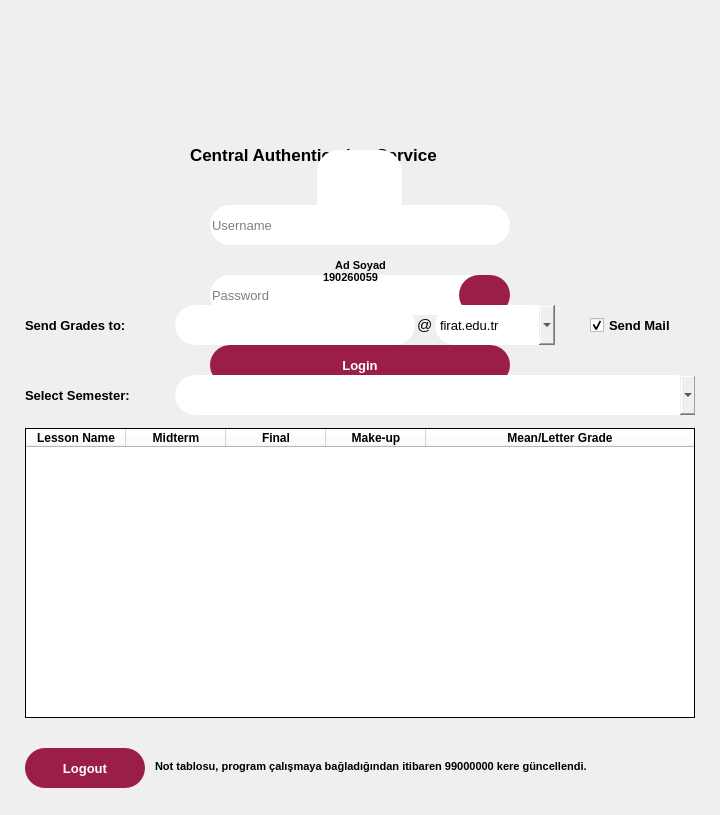
<?xml version="1.0" encoding="UTF-8"?>
<ui version="4.0">
 <class>MainWindow</class>
 <widget class="QMainWindow" name="MainWindow">
  <property name="windowModality">
   <enum>Qt::ApplicationModal</enum>
  </property>
  <property name="enabled">
   <bool>true</bool>
  </property>
  <property name="geometry">
   <rect>
    <x>0</x>
    <y>0</y>
    <width>720</width>
    <height>815</height>
   </rect>
  </property>
  <property name="sizePolicy">
   <sizepolicy hsizetype="Fixed" vsizetype="Fixed">
    <horstretch>0</horstretch>
    <verstretch>0</verstretch>
   </sizepolicy>
  </property>
  <property name="minimumSize">
   <size>
    <width>720</width>
    <height>815</height>
   </size>
  </property>
  <property name="maximumSize">
   <size>
    <width>720</width>
    <height>815</height>
   </size>
  </property>
  <property name="windowTitle">
   <string>Fırat OBS Not Gönderme Sistemi</string>
  </property>
  <property name="windowIcon">
   <iconset>
    <normaloff>images/ikon.png</normaloff>images/ikon.png</iconset>
  </property>
  <property name="styleSheet">
   <string notr="true"/>
  </property>
  <property name="tabShape">
   <enum>QTabWidget::Rounded</enum>
  </property>
  <property name="dockOptions">
   <set>QMainWindow::AllowTabbedDocks|QMainWindow::AnimatedDocks</set>
  </property>
  <widget class="QWidget" name="centralwidget">
   <property name="sizePolicy">
    <sizepolicy hsizetype="Fixed" vsizetype="Fixed">
     <horstretch>0</horstretch>
     <verstretch>0</verstretch>
    </sizepolicy>
   </property>
   <property name="focusPolicy">
    <enum>Qt::NoFocus</enum>
   </property>
   <property name="contextMenuPolicy">
    <enum>Qt::NoContextMenu</enum>
   </property>
   <property name="styleSheet">
    <string notr="true"/>
   </property>
   <widget class="QWidget" name="login_screen_widget" native="true">
    <property name="geometry">
     <rect>
      <x>190</x>
      <y>140</y>
      <width>351</width>
      <height>261</height>
     </rect>
    </property>
    <widget class="QLabel" name="login_screen_title">
     <property name="geometry">
      <rect>
       <x>0</x>
       <y>0</y>
       <width>340</width>
       <height>30</height>
      </rect>
     </property>
     <property name="font">
      <font>
       <pointsize>13</pointsize>
       <weight>75</weight>
       <bold>true</bold>
      </font>
     </property>
     <property name="text">
      <string>Central Authentication Service</string>
     </property>
    </widget>
    <widget class="QLineEdit" name="password">
     <property name="geometry">
      <rect>
       <x>20</x>
       <y>135</y>
       <width>300</width>
       <height>40</height>
      </rect>
     </property>
     <property name="font">
      <font>
       <pointsize>10</pointsize>
      </font>
     </property>
     <property name="focusPolicy">
      <enum>Qt::StrongFocus</enum>
     </property>
     <property name="styleSheet">
      <string notr="true">border:2px;
border-radius:20px</string>
     </property>
     <property name="echoMode">
      <enum>QLineEdit::Password</enum>
     </property>
     <property name="placeholderText">
      <string>Password</string>
     </property>
    </widget>
    <widget class="QLineEdit" name="username">
     <property name="geometry">
      <rect>
       <x>20</x>
       <y>65</y>
       <width>300</width>
       <height>40</height>
      </rect>
     </property>
     <property name="font">
      <font>
       <pointsize>10</pointsize>
      </font>
     </property>
     <property name="autoFillBackground">
      <bool>false</bool>
     </property>
     <property name="styleSheet">
      <string notr="true">border:2px;
border-radius:20px</string>
     </property>
     <property name="maxLength">
      <number>9</number>
     </property>
     <property name="placeholderText">
      <string>Username</string>
     </property>
    </widget>
    <widget class="QPushButton" name="login">
     <property name="geometry">
      <rect>
       <x>20</x>
       <y>205</y>
       <width>300</width>
       <height>40</height>
      </rect>
     </property>
     <property name="font">
      <font>
       <pointsize>10</pointsize>
       <weight>75</weight>
       <bold>true</bold>
      </font>
     </property>
     <property name="styleSheet">
      <string notr="true">color:rgb(255, 255, 255);
background: rgb(155, 30, 72);
border:2px;
border-radius:20px</string>
     </property>
     <property name="text">
      <string>Login</string>
     </property>
     <property name="icon">
      <iconset>
       <normaloff>images/giris.png</normaloff>images/giris.png</iconset>
     </property>
     <property name="iconSize">
      <size>
       <width>25</width>
       <height>25</height>
      </size>
     </property>
    </widget>
    <widget class="QPushButton" name="show_hide_password">
     <property name="geometry">
      <rect>
       <x>269</x>
       <y>135</y>
       <width>51</width>
       <height>40</height>
      </rect>
     </property>
     <property name="font">
      <font>
       <weight>75</weight>
       <bold>true</bold>
      </font>
     </property>
     <property name="styleSheet">
      <string notr="true">color:rgb(255, 255, 255);
background: rgb(155, 30, 72);
border:2px;
border-radius:20px</string>
     </property>
     <property name="text">
      <string/>
     </property>
     <property name="icon">
      <iconset>
       <normaloff>images/goster.png</normaloff>images/goster.png</iconset>
     </property>
    </widget>
   </widget>
   <widget class="QWidget" name="grades_screen_widget" native="true">
    <property name="geometry">
     <rect>
      <x>25</x>
      <y>50</y>
      <width>670</width>
      <height>738</height>
     </rect>
    </property>
    <widget class="QComboBox" name="semester">
     <property name="geometry">
      <rect>
       <x>150</x>
       <y>325</y>
       <width>521</width>
       <height>40</height>
      </rect>
     </property>
     <property name="font">
      <font>
       <pointsize>10</pointsize>
      </font>
     </property>
     <property name="styleSheet">
      <string notr="true">border:2px;
border-radius:20px</string>
     </property>
    </widget>
    <widget class="QComboBox" name="mail_host">
     <property name="geometry">
      <rect>
       <x>410</x>
       <y>255</y>
       <width>120</width>
       <height>40</height>
      </rect>
     </property>
     <property name="font">
      <font>
       <pointsize>10</pointsize>
      </font>
     </property>
     <property name="styleSheet">
      <string notr="true">border:2px;
border-radius:20px</string>
     </property>
     <property name="editable">
      <bool>false</bool>
     </property>
     <property name="currentText">
      <string>firat.edu.tr</string>
     </property>
     <item>
      <property name="text">
       <string>firat.edu.tr</string>
      </property>
     </item>
     <item>
      <property name="text">
       <string>gmail.com</string>
      </property>
     </item>
     <item>
      <property name="text">
       <string>hotmail.com</string>
      </property>
     </item>
     <item>
      <property name="text">
       <string>outlook.com</string>
      </property>
     </item>
    </widget>
    <widget class="QLabel" name="photo">
     <property name="geometry">
      <rect>
       <x>292</x>
       <y>100</y>
       <width>85</width>
       <height>85</height>
      </rect>
     </property>
     <property name="styleSheet">
      <string notr="true">background:rgb(255, 255, 255);
border:2px;
border-radius:22px

</string>
     </property>
     <property name="text">
      <string/>
     </property>
    </widget>
    <widget class="QLabel" name="semester_label">
     <property name="geometry">
      <rect>
       <x>0</x>
       <y>337</y>
       <width>151</width>
       <height>16</height>
      </rect>
     </property>
     <property name="font">
      <font>
       <pointsize>10</pointsize>
       <weight>75</weight>
       <bold>true</bold>
      </font>
     </property>
     <property name="text">
      <string>Select Semester:</string>
     </property>
    </widget>
    <widget class="QPushButton" name="logout">
     <property name="geometry">
      <rect>
       <x>0</x>
       <y>698</y>
       <width>120</width>
       <height>40</height>
      </rect>
     </property>
     <property name="font">
      <font>
       <pointsize>10</pointsize>
       <weight>75</weight>
       <bold>true</bold>
      </font>
     </property>
     <property name="styleSheet">
      <string notr="true">color:rgb(255, 255, 255);
background: rgb(155, 30, 72);
border:2px;
border-radius:20px</string>
     </property>
     <property name="text">
      <string>Logout</string>
     </property>
     <property name="icon">
      <iconset>
       <normaloff>images/cikis.png</normaloff>images/cikis.png</iconset>
     </property>
     <property name="iconSize">
      <size>
       <width>25</width>
       <height>25</height>
      </size>
     </property>
    </widget>
    <widget class="QLabel" name="name_surname">
     <property name="geometry">
      <rect>
       <x>160</x>
       <y>205</y>
       <width>351</width>
       <height>20</height>
      </rect>
     </property>
     <property name="font">
      <font>
       <pointsize>8</pointsize>
       <weight>75</weight>
       <bold>true</bold>
      </font>
     </property>
     <property name="text">
      <string>Ad Soyad</string>
     </property>
     <property name="alignment">
      <set>Qt::AlignCenter</set>
     </property>
    </widget>
    <widget class="QCheckBox" name="send_mail">
     <property name="geometry">
      <rect>
       <x>565</x>
       <y>265</y>
       <width>111</width>
       <height>20</height>
      </rect>
     </property>
     <property name="font">
      <font>
       <pointsize>10</pointsize>
       <weight>75</weight>
       <italic>false</italic>
       <bold>true</bold>
       <kerning>true</kerning>
      </font>
     </property>
     <property name="text">
      <string>Send Mail</string>
     </property>
     <property name="checked">
      <bool>true</bool>
     </property>
     <property name="autoRepeat">
      <bool>false</bool>
     </property>
    </widget>
    <widget class="QLabel" name="at_symbol">
     <property name="geometry">
      <rect>
       <x>392</x>
       <y>267</y>
       <width>16</width>
       <height>16</height>
      </rect>
     </property>
     <property name="font">
      <font>
       <pointsize>11</pointsize>
       <weight>50</weight>
       <bold>false</bold>
      </font>
     </property>
     <property name="text">
      <string>@</string>
     </property>
    </widget>
    <widget class="QLabel" name="mail_label">
     <property name="geometry">
      <rect>
       <x>0</x>
       <y>267</y>
       <width>151</width>
       <height>16</height>
      </rect>
     </property>
     <property name="font">
      <font>
       <pointsize>10</pointsize>
       <weight>75</weight>
       <bold>true</bold>
      </font>
     </property>
     <property name="text">
      <string>Send Grades to:</string>
     </property>
    </widget>
    <widget class="QLabel" name="update_count">
     <property name="geometry">
      <rect>
       <x>130</x>
       <y>701</y>
       <width>511</width>
       <height>31</height>
      </rect>
     </property>
     <property name="font">
      <font>
       <pointsize>8</pointsize>
       <weight>75</weight>
       <bold>true</bold>
      </font>
     </property>
     <property name="text">
      <string>Not tablosu, program çalışmaya bağladığından itibaren 99000000 kere güncellendi.</string>
     </property>
    </widget>
    <widget class="QLineEdit" name="mail_username">
     <property name="geometry">
      <rect>
       <x>150</x>
       <y>255</y>
       <width>240</width>
       <height>40</height>
      </rect>
     </property>
     <property name="font">
      <font>
       <pointsize>10</pointsize>
      </font>
     </property>
     <property name="styleSheet">
      <string notr="true">border:2px;
border-radius:20px</string>
     </property>
    </widget>
    <widget class="QTableWidget" name="grade_table">
     <property name="enabled">
      <bool>true</bool>
     </property>
     <property name="geometry">
      <rect>
       <x>0</x>
       <y>378</y>
       <width>670</width>
       <height>290</height>
      </rect>
     </property>
     <property name="sizePolicy">
      <sizepolicy hsizetype="Fixed" vsizetype="Fixed">
       <horstretch>0</horstretch>
       <verstretch>0</verstretch>
      </sizepolicy>
     </property>
     <property name="font">
      <font>
       <family>MS Shell Dlg 2</family>
       <pointsize>7</pointsize>
       <weight>50</weight>
       <bold>false</bold>
      </font>
     </property>
     <property name="focusPolicy">
      <enum>Qt::StrongFocus</enum>
     </property>
     <property name="layoutDirection">
      <enum>Qt::LeftToRight</enum>
     </property>
     <property name="styleSheet">
      <string notr="true">background:rgb(255, 255, 255);
color:rgb(0, 0, 0);
</string>
     </property>
     <property name="frameShape">
      <enum>QFrame::Box</enum>
     </property>
     <property name="frameShadow">
      <enum>QFrame::Plain</enum>
     </property>
     <property name="lineWidth">
      <number>1</number>
     </property>
     <property name="midLineWidth">
      <number>1</number>
     </property>
     <property name="verticalScrollBarPolicy">
      <enum>Qt::ScrollBarAsNeeded</enum>
     </property>
     <property name="autoScroll">
      <bool>true</bool>
     </property>
     <property name="editTriggers">
      <set>QAbstractItemView::NoEditTriggers</set>
     </property>
     <property name="selectionMode">
      <enum>QAbstractItemView::ExtendedSelection</enum>
     </property>
     <property name="selectionBehavior">
      <enum>QAbstractItemView::SelectItems</enum>
     </property>
     <property name="columnCount">
      <number>5</number>
     </property>
     <attribute name="horizontalHeaderVisible">
      <bool>true</bool>
     </attribute>
     <attribute name="horizontalHeaderCascadingSectionResizes">
      <bool>false</bool>
     </attribute>
     <attribute name="horizontalHeaderStretchLastSection">
      <bool>true</bool>
     </attribute>
     <attribute name="verticalHeaderCascadingSectionResizes">
      <bool>false</bool>
     </attribute>
     <attribute name="verticalHeaderStretchLastSection">
      <bool>false</bool>
     </attribute>
     <column>
      <property name="text">
       <string>Lesson Name</string>
      </property>
      <property name="font">
       <font>
        <pointsize>9</pointsize>
        <weight>75</weight>
        <bold>true</bold>
       </font>
      </property>
      <property name="background">
       <color>
        <red>0</red>
        <green>0</green>
        <blue>0</blue>
       </color>
      </property>
     </column>
     <column>
      <property name="text">
       <string>Midterm</string>
      </property>
      <property name="font">
       <font>
        <pointsize>9</pointsize>
        <weight>75</weight>
        <bold>true</bold>
       </font>
      </property>
     </column>
     <column>
      <property name="text">
       <string>Final</string>
      </property>
      <property name="font">
       <font>
        <pointsize>9</pointsize>
        <weight>75</weight>
        <bold>true</bold>
       </font>
      </property>
     </column>
     <column>
      <property name="text">
       <string>Make-up</string>
      </property>
      <property name="font">
       <font>
        <family>MS Shell Dlg 2</family>
        <pointsize>9</pointsize>
        <weight>75</weight>
        <bold>true</bold>
       </font>
      </property>
     </column>
     <column>
      <property name="text">
       <string>Mean/Letter Grade</string>
      </property>
      <property name="font">
       <font>
        <pointsize>9</pointsize>
        <weight>75</weight>
        <bold>true</bold>
       </font>
      </property>
     </column>
    </widget>
    <widget class="QLabel" name="student_number">
     <property name="geometry">
      <rect>
       <x>298</x>
       <y>219</y>
       <width>75</width>
       <height>16</height>
      </rect>
     </property>
     <property name="font">
      <font>
       <pointsize>8</pointsize>
       <weight>75</weight>
       <bold>true</bold>
      </font>
     </property>
     <property name="text">
      <string>190260059</string>
     </property>
    </widget>
   </widget>
   <widget class="QLabel" name="firat_logo">
    <property name="geometry">
     <rect>
      <x>310</x>
      <y>25</y>
      <width>100</width>
      <height>100</height>
     </rect>
    </property>
    <property name="text">
     <string/>
    </property>
    <property name="pixmap">
     <pixmap>images/firat_logo.png</pixmap>
    </property>
   </widget>
  </widget>
 </widget>
 <resources/>
 <connections/>
</ui>
